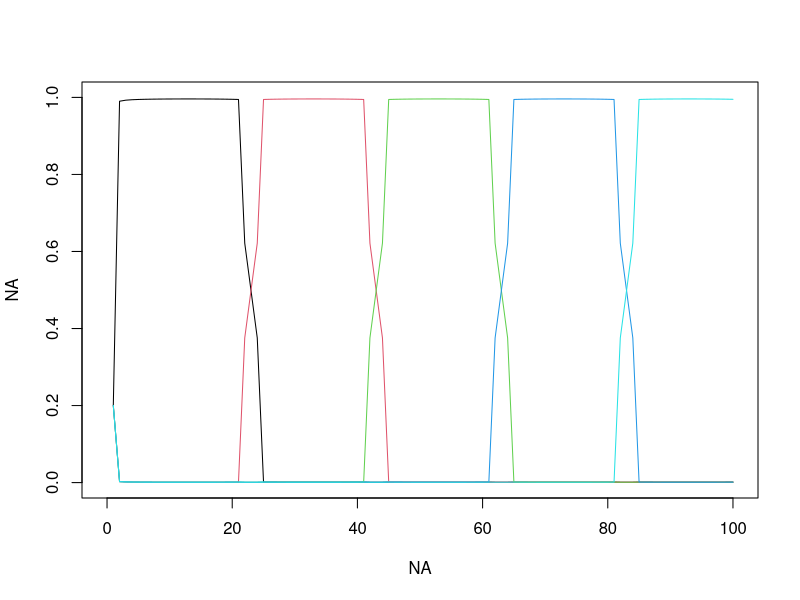
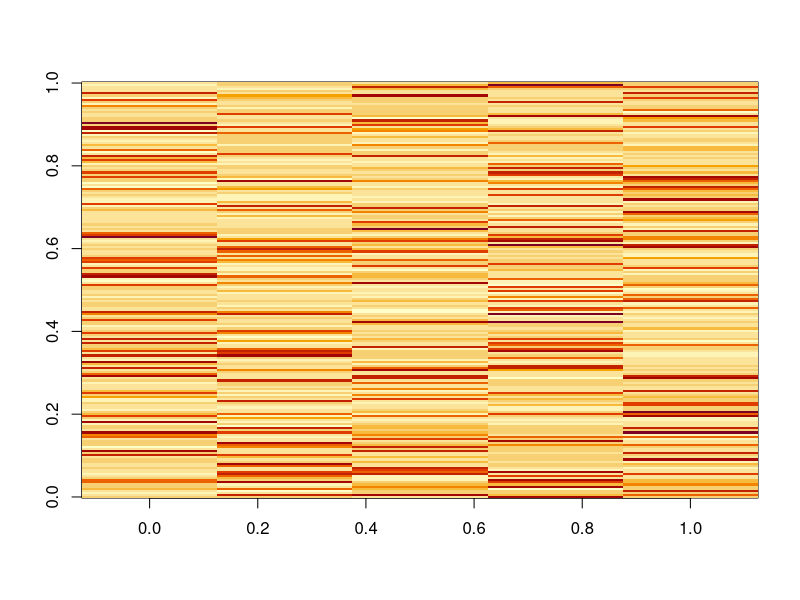
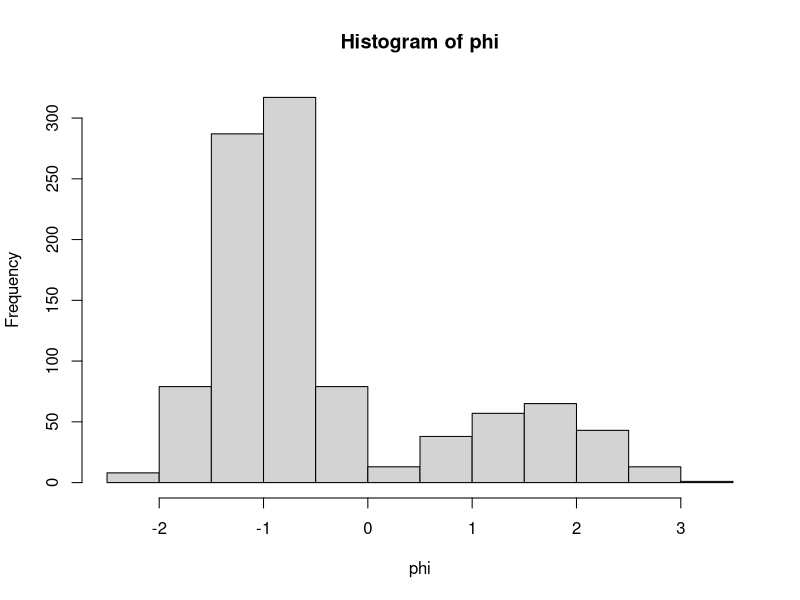

The R script that drew these images, in order: (Note: this script raises an error after producing the figures.)
rm(list=ls(all=TRUE))
set.seed(291)

nloc=100
nspp=200
ncommun=5
base=floor(nloc/(ncommun-1))

#generate thetas
x=seq(from=-1,to=1,length.out=base)
y=sqrt(1-(x^2))*0.1
min1=0.0001
y[y<min1]=min1
# plot(x,y)
  
init=floor(nloc/ncommun)
seq1=c(seq(from=1,to=nloc,by=init),nloc)
  
theta=matrix(min1,nloc,ncommun)
for (i in 1:ncommun){
  seq2=seq1[i]:(seq1[i]+base-1)
  seq3=seq2[seq2<=nloc]
  theta[seq3,i]=y[1:length(seq3)]
}
theta=theta/matrix(apply(theta,1,sum),nloc,ncommun)

#eliminate zeroes
cond=theta<0.000001
theta[cond]=0.000001
theta=theta/rowSums(theta)

theta.true=theta
plot(NA,NA,xlim=c(0,nloc),ylim=c(0,1))
for (i in 1:ncommun) lines(1:nloc,theta[,i],col=i)

#generate phi  
phi=matrix(NA,ncommun,nspp)
mu.large=1.5
mu.small=-1
ind=matrix(rbinom(ncommun*nspp,size=1,prob=0.2),ncommun,nspp)
for (i in 1:ncommun){
  ind1=ind[i,]
  cond=ind1==1
  tmp=rep(NA,nspp)
  tmp[cond ]=rnorm(sum( cond),mean=mu.large,sd=0.6)
  tmp[!cond]=rnorm(sum(!cond),mean=mu.small,sd=0.4)
  phi[i,]=tmp
}
image(phi)
phi.true=phi
phi[1:5,1:5]
hist(phi)
ind[1:5,1:5]

#how many unique species does each community have?
teste=rep(0,ncommun)
for (i in 1:nspp){
  tmp=ind[,i]
  if (sum(tmp)==1){
    ind1=which(tmp==1)
    teste[ind1]=teste[ind1]+1
  }
}
teste

#calculate probabilities
medias=theta%*%phi; dim(medias)
z.true=z=matrix(rnorm(nloc*nspp,mean=medias,sd=1),nloc,nspp)

#generate actual observations y
range(z)
max1=max(phi.true); max1
break1.true=break1=c(-Inf,seq(from=0,to=3.1,by=0.1),Inf)
y=matrix(NA,nloc,nspp)
for (i in 2:length(break1)){
  cond=z>break1[i-1] & z<break1[i]  
  y[cond]=i-2
}
tmp=table(y); tmp; 
length(tmp); length(break1)

setwd('U:\\GIT_models\\git_LDA_fungi') 
write.csv(y,'fake data.csv',row.names=F)    
